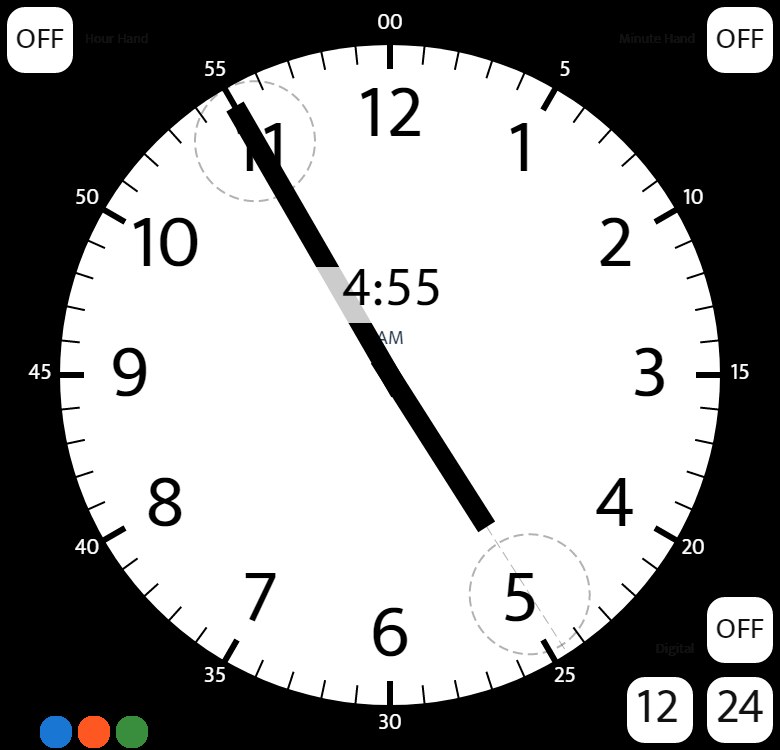
#> input picture 6 Analog to Digital Clock Conversion Project/data/19.jpg, 780 x 750 px, found by its file name
$ python 1.py
#> lines starting #> are read from the running program, lines starting #| are printed output that depends on the picture; after the words box and inside, x2 and y2 are one past the last pixel; in counts of white or black regions, pixels touching at a corner belong together; long printed decimals are rounded
import cv2 as cv
import numpy as np
import math

def nothing(x):
    pass

# Hough Transform to detect circle pattern of the clock
def hough_transform():
    # Choose an image
    filename = 'C:/Users/mgs/Desktop/project 6/data/19.jpg'

    # Loads an image
    img = cv.imread(cv.samples.findFile(filename), cv.IMREAD_COLOR)
#> img is the input picture: shape (750, 780, 3); mean B, G, R 149.3, 149.3, 149.3
    img = cv.resize(img, (600, 540))
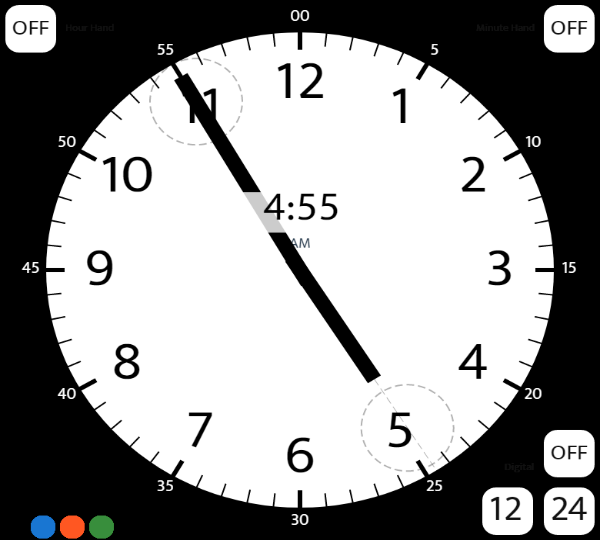
#> img: shape (540, 600, 3); mean B, G, R 149.3, 149.4, 149.3
    cv.imshow("Original Image", img)


    # Check if image is not loaded fine
    if img is None:
        print('Error opening image!')
        print('Usage: hough_circle.py [image_name -- default ' + filename + '] \n')
        return -1

    # Convert it to gray_img
    gray_img = cv.cvtColor(img, cv.COLOR_BGR2GRAY)
    kernel = np.ones((3, 3), np.uint8)
    gray_img = cv.dilate(gray_img, kernel, iterations=1)
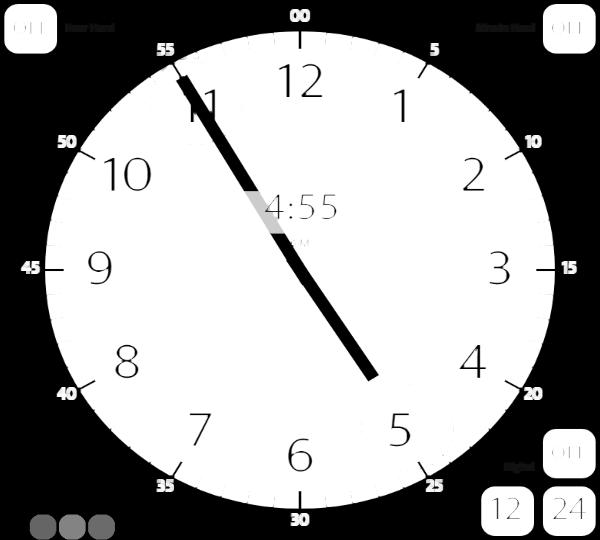
#> gray_img: shape (540, 600); min 0, max 255, mean 157.4

    # Reduce the noise to avoid false circle detection
    gray_img = cv.medianBlur(gray_img, 5)

    # define a mask which is basically a black filled image of the same size as that of the image
    # used to create a background for the clock
    height, width = gray_img.shape
    mask = np.zeros((height, width), np.uint8)

    # create Hough-Circles, make sure that only the biggest circle is selected depending on the minRadius and maxRadius
    rows = gray_img.shape[0]
    circles = cv.HoughCircles(gray_img, cv.HOUGH_GRADIENT, 1, rows / 8,
                               param1=100, param2=50,
                               minRadius=200, maxRadius=275)
#> circles = [[299.5, 294.5, 264]]

    # draw circle outlines
    if circles is not None:
        circles = np.uint16(np.around(circles))
#> circles = [[300, 294, 264]]
        for i in circles[0, :]:
            # find the radius and center of the circle found
            center = (i[0], i[1])
            radius = i[2]

            # Draw a white filled circle on the previously created mask
            cv.circle(mask, center, radius, (255, 255, 255), -1)

            # do a bitwise_and which will put the clock in a black background
            masked_data = cv.bitwise_and(gray_img, gray_img, mask=mask)

            # Apply Threshold
            _, thresh = cv.threshold(mask, 1, 255, cv.THRESH_BINARY)

            # Find Contour
            cnt = cv.findContours(thresh, cv.RETR_EXTERNAL, cv.CHAIN_APPROX_SIMPLE)[0]

            # get co-ordinates (contours)
            x, y, w, h = cv.boundingRect(cnt[0])

            # Crop masked_data
            crop_img = masked_data[y:y + h, x:x + w]
#> this loop made 1 pass
#> (center, radius, x, y, w, h) on pass 1: ((300, 294), 264, 36, 30, 529, 510)
#> pass 1, in hough_transform, `masked_data = cv.bitwise_and(gray_img, gray_img, mask=mask)`:
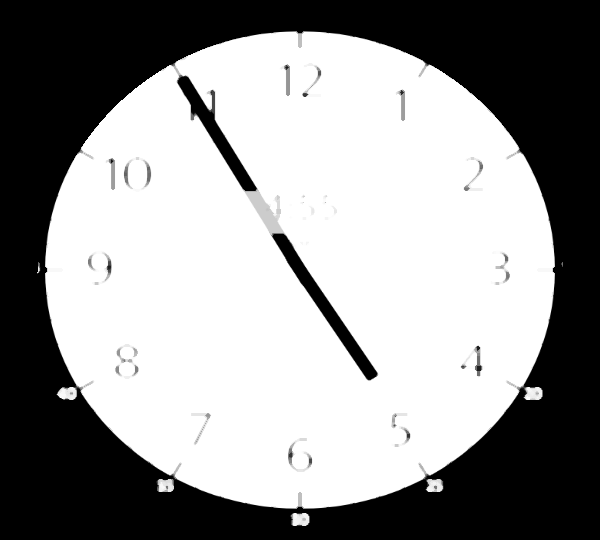
#> masked_data: shape (540, 600); min 0, max 255, mean 147.2
#> pass 1, in hough_transform, `_, thresh = cv.threshold(mask, 1, 255, cv.THRESH_BINARY)`:
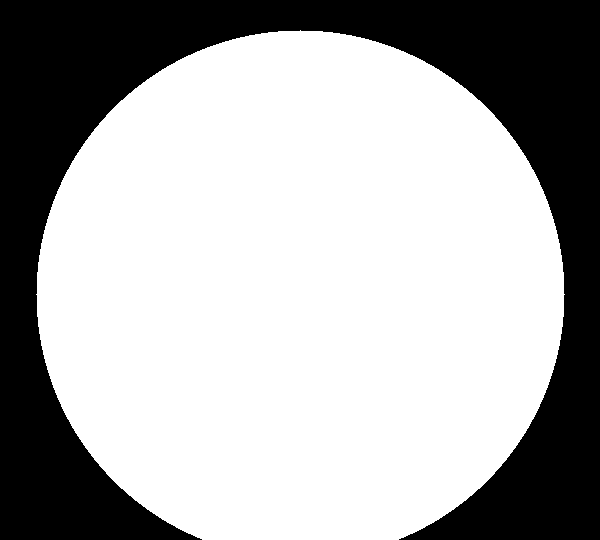
#> thresh: shape (540, 600); 66.8% white; 1 black region, box (x1, y1, x2, y2) and area: (0, 0, 600, 540) 107494
#> pass 1, in hough_transform, `crop_img = masked_data[y:y + h, x:x + w]`:
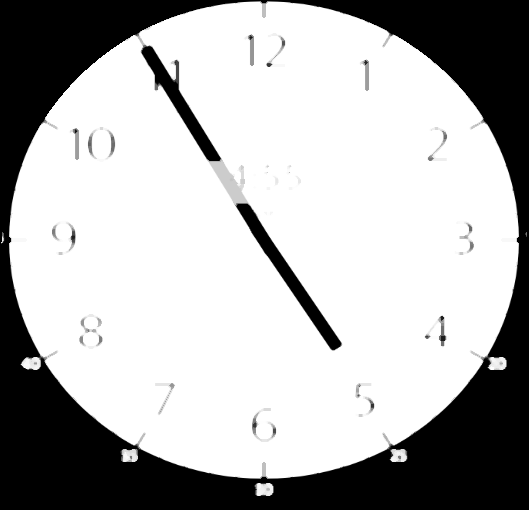
#> crop_img: shape (510, 529); min 0, max 255, mean 176.8

    # display images
    # cv.imshow('original image', img)
    # cv.imshow("cropped clock image", crop_img)
    # cv.waitKey(0)

    return crop_img

# Use Hough Line Transform to detect the hands of clock
def line_transform(crop_img):

    # use canny edge detection to get the edges
    canny_img = cv.Canny(crop_img, 75, 150)
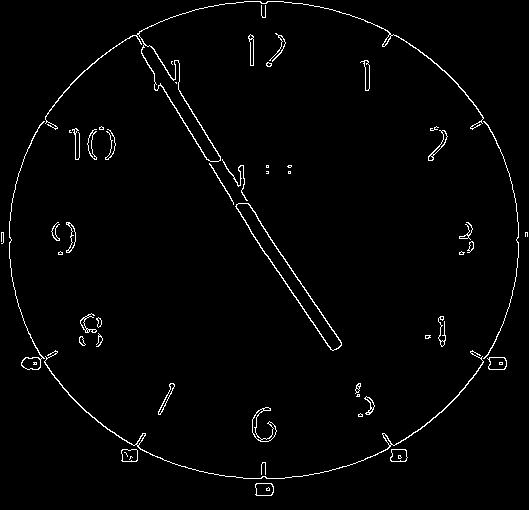
#> canny_img: shape (510, 529); 1.9% white in thin lines or dots
    cdst = cv.cvtColor(canny_img, cv.COLOR_GRAY2BGR)
#> cdst: shape (510, 529, 3); 1.9% white in thin lines or dots

    # Probabilistic Line Transform
    linesP_img = cv.HoughLinesP(canny_img, 1, np.pi / 180, 50, None, 70, 5)
#> linesP_img = [[160, 84, 277, 271], [178, 88, 241, 190], [247, 203, 341, 343], [279, 272, 332, 350], [179, 91, 261, 223], [160, 83, 216, 173], [269, 258, 330, 349], [193, 138, 241, 215]]

    # Draw the lines
    if linesP_img is not None:
        k1 = 0
        for i in linesP_img:
            l = i[0]
            length = math.sqrt(abs((l[2]-l[0])**2 + (l[3]-l[1])**2))
            k2 = k1
            for j in linesP_img[k1:]:
                l1 = j[0]
                comparison = l1 == l
                equal_arrays = comparison.all()
                if equal_arrays:
                    k2 += 1
                    continue
                else:
                    length_1 = math.sqrt(abs((l1[2] - l1[0])**2 + (l1[3] - l1[1])**2))
                    if abs(length_1 - length) < 10:
                        # Delete the lines which are of same length, which could be two lines of the same hand of the clock
                        if length > length_1:
                            linesP_img = np.delete(linesP_img, k2, 0)
                            k2 -= 1
                        else:
                            linesP_img = np.delete(linesP_img, k1, 0)
                            k1 -= 1
                            break
                k2 += 1
            k1 += 1
#> this loop made 8 passes
#> (l, length, k1) on passes 1 to 8: ([160, 84, 277, 271], 220.6, 1), ([178, 88, 241, 190], 119.9, 2), ([247, 203, 341, 343], 168.6, 3), ([279, 272, 332, 350], 94.3, 4), ([179, 91, 261, 223], 155.4, 5), ([160, 83, 216, 173], 106, 5), ([269, 258, 330, 349], 109.6, 6), ([193, 138, 241, 215], 90.74, 7)
#> after the loop, k1 = 7; linesP_img = [[160, 84, 277, 271], [178, 88, 241, 190], [247, 203, 341, 343], [279, 272, 332, 350], [179, 91, 261, 223], [269, 258, 330, 349]]

    # Find the maximum and minimum lengths of the hands present
    if len(linesP_img) is not None:
        max_length = 0
        minute_hand = []
        min_length = math.sqrt(abs((linesP_img[0][0][2] - linesP_img[0][0][0]) ** 2 + (linesP_img[0][0][3] - linesP_img[0][0][1]) ** 2))
#> min_length = 220.6
        hour_hand = []
        for i in range(0, len(linesP_img)):
            l2 = linesP_img[i][0]
            length_1 = math.sqrt(abs((l2[2] - l2[0]) ** 2 + (l2[3] - l2[1]) ** 2))
            if length_1 > max_length:
                max_length = length_1
                minute_hand = l2
            if length_1 < min_length:
                min_length = length_1
                hour_hand = l2
#> this loop made 6 passes
#> (length_1, min_length, hour_hand) on passes 2, 4: (119.9, 119.9, [178, 88, 241, 190]), (94.3, 94.3, [279, 272, 332, 350])
#> after the loop, max_length = 220.6; min_length = 94.3

    # Save only the hands of the clock with minimum and maximum lengths as minute_hand and hour_hand
    linesP_img_final = [minute_hand, hour_hand]
#> linesP_img_final = [[160, 84, 277, 271], [279, 272, 332, 350]]
    length_minute_hand = math.sqrt(abs((minute_hand[2] - minute_hand[0]) ** 2 + (minute_hand[3] - minute_hand[1]) ** 2))
#> length_minute_hand = 220.6
    if length_minute_hand > 250:
        linesP_img_final = np.delete(linesP_img_final, 1, 0)

    angles = []

    # If the clock has detected 2 separate lines for the two hands
    if len(linesP_img_final) == 2 and len(linesP_img_final[0]) > 0 and len(linesP_img_final[1]) > 0:
        for i in range(0, len(linesP_img_final)):
            l3 = linesP_img_final[i]
            print(l3)
            p1_3 = (l3[0], l3[1])
            p2_3 = (l3[2], l3[3])
            dy = l3[3] - l3[1]
            dx = l3[2] - l3[0]

            # The Hough Line Transform uses a 2-D Co-ordinate system which has its origin at the top-left corner.
            # The +ve X-axis runs from the origin towards right and the +ve Y-axis runs from origin towards bottom
            # The approach here is to make adjustments so that we bring the origin to the centre of our image.
            # It makes understanding of angles and determination of time much easier.

            # If the hands are along X-axis
            if dy == 0:
                angle1 = 0
                # to determine which of the 2 end-points of a line are closer to the origin
                if (abs((cdst.shape[0]/2) - l3[0]) < abs((cdst.shape[0]/2) - l3[2])) or (abs((cdst.shape[1]/2) - l3[1]) < abs((cdst.shape[1]/2) - l3[3])):
                    # when 1st point is closer to the origin, then
                    # Hand in +ve X-axis (original) -> Hand in +ve X-axis (required) {no changes}
                    angle = angle1
                else:
                    # when 2nd point is closer to the origin, then
                    # Hand in +ve X-axis (original) -> Hand in -ve X-axis (required) {to be made -ve}
                    angle = 180
            # If the hands are along Y-axis
            if dx == 0:
                angle1 = 90
                # to determine which of the 2 end-points of a line are closer to the origin
                if (abs((cdst.shape[0]/2) - l3[0]) < abs((cdst.shape[0]/2) - l3[2])) or (abs((cdst.shape[1]/2) - l3[1]) < abs((cdst.shape[1]/2) - l3[3])):
                    # when 1st point is closer to the origin, then
                    # Hand in +ve Y-axis (original) -> Hand in +ve Y-axis (required) {no changes}
                    angle = angle1
                else:
                    # when 2nd point is closer to the origin, then
                    # Hand in +ve Y-axis (original) -> Hand in -ve Y-axis (required) {to be made -ve}
                    angle = - angle1

            # If the hands are not perpendicular to the any of the axis
            if dy != 0 and dx != 0:
                angle1 = math.degrees(math.atan(dy / dx))
                # to determine which of the 2 end-points of a line are closer to the origin
                if (abs((cdst.shape[0]/2) - l3[0]) < abs((cdst.shape[0]/2) - l3[2])) or (abs((cdst.shape[1]/2) - l3[1]) < abs((cdst.shape[1]/2) - l3[3])):
                    # when 1st point is closer to the origin, then
                    # Hand in 1st quad (original) -> Hand in 4th quad (required) {to be made -ve}
                    # Hand in 4th quad (original) -> Hand in 1st quad (required) {to be made -ve}
                    angle = - angle1
                else:
                    # Hand in 1st quad (original) -> Hand in 2nd quad (required) {E.g. 79 to 101}
                    if dy >= 0:
                        angle = 180 - angle1
                    # Hand in 4th quad (original) -> Hand in 3rd quad (required) {E.g. -34 to -146}
                    if dy < 0:
                        angle = - angle1 - 180
            # Store the angles into an array
            angles.append(angle)
            cv.line(cdst, p1_3, p2_3, (0, 100, 200), 2, cv.LINE_AA)
#> this loop made 2 passes
#> (p1_3, p2_3, dy, dx, angle1, angle) on passes 1 to 2: ((160, 84), (277, 271), 187, 117, 57.97, 122), ((279, 272), (332, 350), 78, 53, 55.8, -55.8)
#> (printed output is left out)
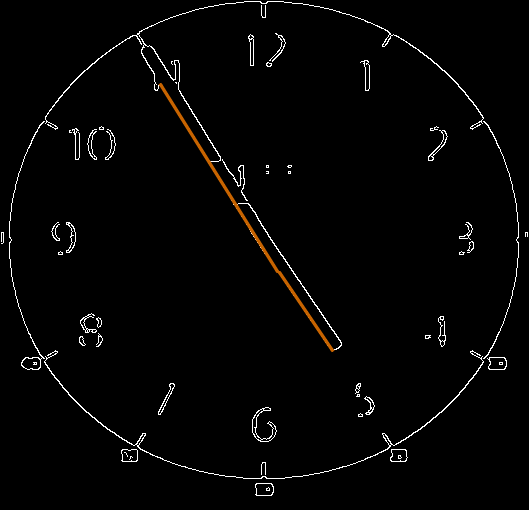
#> cdst: shape (510, 529, 3); mean B, G, R 4.4, 4.8, 5.2
#> after the loop, angles = [122, -55.8]
    else:
        # When both hands are in one straight line and both are not clearly visible
        l3 = linesP_img_final[0]
        length_1 = math.sqrt(abs((l3[2] - l3[0]) ** 2 + (l3[3] - l3[1]) ** 2))
        p1_3 = (l3[0], l3[1])
        p2_3 = (l3[2], l3[3])
        dy = l3[3] - l3[1]
        dx = l3[2] - l3[0]
        angle1 = 0
        if dy == 0 and dx < 0:
            angle1 = 180
        if dy == 0 and dx > 0:
            angle1 = 0
        if dy > 0 and dx == 0:
            angle1 = 90
        if dy < 0 and dx == 0:
            angle1 = -90
        if dy != 0 and dx != 0:
            angle1 = math.degrees(math.atan(dy / dx))
        if l3[0] < abs(cdst.shape[0] - l3[2]):
            hour_angle = - angle1
            if dy > 0:
                minute_angle = 180 - angle1
            if dy < 0:
                minute_angle = -180 - angle1
        else:
            minute_angle = -angle1
            if dy > 0:
                hour_angle = 180 - angle1
            if dy < 0:
                hour_angle = -180 - angle1
        angles = [minute_angle, hour_angle]
        cv.line(cdst, p1_3, p2_3, (0, 100, 200), 2, cv.LINE_AA)
    cv.imshow("Detected Lines (in red) - Probabilistic Line Transform", cdst)
    print(angles)
#| [122.033, -55.804]
    return angles

# The origin as the centre of our image and the angles are chosen thereby to determine the time
def getTime(angles):
    minute_angle = angles[0]
    hour_angle = angles[1]
    minutes_temp = 0
    hours = ""

    # Detemine the minutes from the minute_angle
    if 0 <= minute_angle <= 90:
        minutes_temp = round(15 - ((1/6) * minute_angle))
    if 90 < minute_angle <= 180:
        minutes_temp = round(60 - ((1/6) * (minute_angle - 90)))
    if -180 < minute_angle < -90:
        minutes_temp = round(30 + ((1 / 6) * ((-1 * minute_angle) - 90)))
    if -90 <= minute_angle < 0:
        minutes_temp = round(15 + ((1 / 6) * (-1 * minute_angle)))

    # If the minutes is a single digit, we make it a string and attach a 0 to the beginning
    minutes = str(minutes_temp)
    if minutes_temp < 10:
        minutes = "0" + minutes

    # Define the hours based on the range of the angle created by the hour_hand
    if 0 < hour_angle <= 30:
        hours = "02"
    if 30 < hour_angle <= 60:
        hours = "01"
    if 60 < hour_angle <= 90:
        hours = "12"
    if 90 < hour_angle <= 120:
        hours = "11"
    if 120 < hour_angle <= 150:
        hours = "10"
    if 150 < hour_angle <= 180:
        hours = "09"
    if -180 < hour_angle <= -150:
        hours = "08"
    if -150 < hour_angle <= -120:
        hours = "07"
    if -120 < hour_angle <= -90:
        hours = "06"
    if -90 < hour_angle <= -60:
        hours = "05"
    if -60 < hour_angle <= -29:
        hours = "04"
    if -29 < hour_angle <= 0:
        hours = "03"

    # Print the time
    print("Time : " + hours + ":" + minutes)
    cv.waitKey(0)

if __name__ == "__main__":
    crop_img = hough_transform()
    angles = line_transform(crop_img)
#> angles = [122, -55.8]
    getTime(angles)
#> in getTime, `minute_angle = angles[0]`: minute_angle = 122
#> in getTime, `hour_angle = angles[1]`: hour_angle = -55.8
#> in getTime, `minutes_temp = round(60 - ((1/6) * (minute_angle - 90)))`: minutes_temp = 55
#> in getTime, `minutes = str(minutes_temp)`: minutes = '55'
#| Time : 04:55

$ run again, with 6 Analog to Digital Clock Conversion Project/data/1.jpg copied over 6 Analog to Digital Clock Conversion Project/data/19.jpg
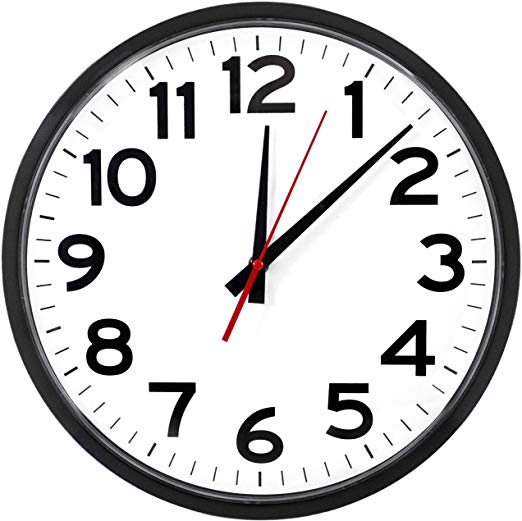
#> input picture 6 Analog to Digital Clock Conversion Project/data/1.jpg, 522 x 521 px, found by its file name
#> in hough_transform, img is the input picture: shape (521, 522, 3); mean B, G, R 204.6, 204.3, 204.9
#> img: shape (540, 600, 3)
#> in hough_transform, `circles = cv.HoughCircles(gray_img, cv.HOUGH_GRADIENT, 1, rows / 8, pa..`: circles = [[337.5, 269.5, 231.5], [260.5, 270.5, 230.4]]
#> in hough_transform, `circles = np.uint16(np.around(circles))`: circles = [[338, 270, 232], [260, 270, 230]]
#> the loop in hough_transform, `for i in circles[0, :]:` made 2 passes
#> (center, radius, x, y, w, h) on passes 1 to 2: ((338, 270), 232, 106, 38, 465, 465), ((260, 270), 230, 30, 38, 541, 465)
#> pass 1, in hough_transform, `_, thresh = cv.threshold(mask, 1, 255, cv.THRESH_BINARY)`:
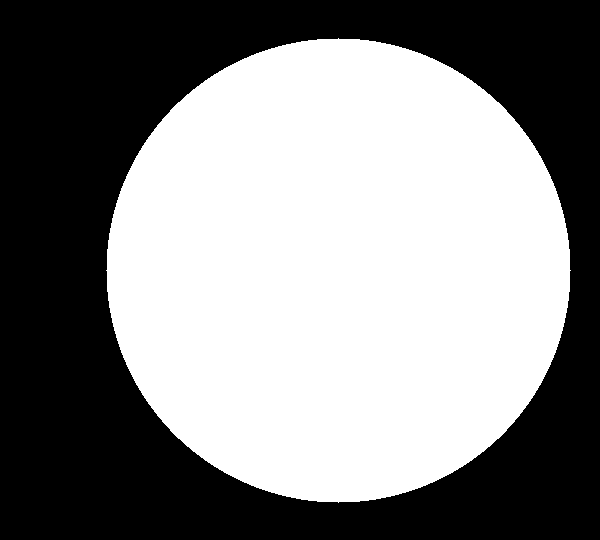
#> thresh: shape (540, 600); 52.2% white; 1 black region, box (x1, y1, x2, y2) and area: (0, 0, 600, 540) 154951
#> canny_img: shape (465, 541); 2.9% white in thin lines or dots
#> in line_transform, `linesP_img = cv.HoughLinesP(canny_img, 1, np.pi / 180, 50, None, 70, 5)`: linesP_img = [[279, 218, 441, 92], [278, 235, 442, 93], [259, 241, 275, 94], [266, 247, 442, 94], [326, 181, 438, 93]]
#> the loop in line_transform, `for i in linesP_img:` made 5 passes
#> (l, length) on passes 1 to 5: ([279, 218, 441, 92], 205.2), ([278, 235, 442, 93], 216.9), ([259, 241, 275, 94], 147.9), ([266, 247, 442, 94], 233.2), ([326, 181, 438, 93], 142.4)
#> after the loop in line_transform, `for i in linesP_img:`: k1 = 5; linesP_img = [[279, 218, 441, 92], [278, 235, 442, 93], [259, 241, 275, 94], [266, 247, 442, 94]]
#> in line_transform, `min_length = math.sqrt(abs((linesP_img[0][0][2] - linesP_img[0][0][0])..`: min_length = 205.2
#> the loop in line_transform, `for i in range(0, len(linesP_img)):` made 4 passes
#> (length_1, max_length, minute_hand) on passes 1, 2, 4: (205.2, 205.2, [279, 218, 441, 92]), (216.9, 216.9, [278, 235, 442, 93]), (233.2, 233.2, [266, 247, 442, 94])
#> after the loop in line_transform, `for i in range(0, len(linesP_img)):`: max_length = 233.2; min_length = 147.9
#> linesP_img_final = [[266, 247, 442, 94], [259, 241, 275, 94]]
#> length_minute_hand = 233.2
#> the loop in line_transform, `for i in range(0, len(linesP_img_final)):` made 2 passes
#> (p1_3, p2_3, dy, dx, angle1, angle) on passes 1 to 2: ((266, 247), (442, 94), -153, 176, -41, 41), ((259, 241), (275, 94), -147, 16, -83.79, 83.79)
#> (printed output is left out)
#> after the loop in line_transform, `for i in range(0, len(linesP_img_final)):`:
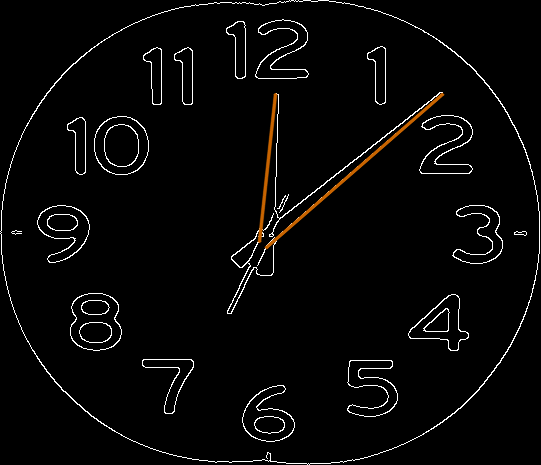
#> cdst: shape (465, 541, 3); mean B, G, R 6.9, 7.4, 7.9
#> after the loop in line_transform, `for i in range(0, len(linesP_img_final)):`: angles = [41, 83.79]
#| [41.001, 83.788]
#> minute_angle = 41
#> hour_angle = 83.79
#> minutes_temp = 8
#> in getTime, `minutes = str(minutes_temp)`: minutes = '8'
#> in getTime, `minutes = "0" + minutes`: minutes = '08'
#| Time : 12:08
